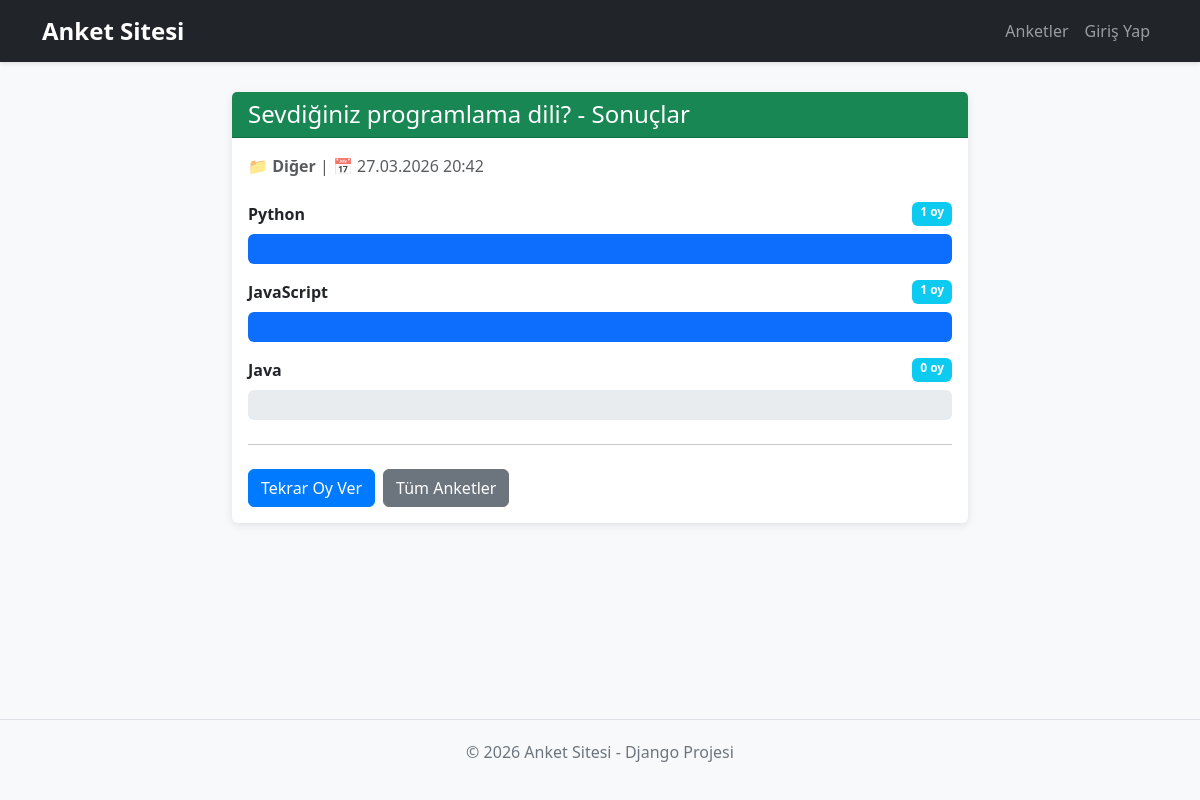
/1/results/, run on the app's committed database.
### polls/models.py (models this page shows, shortened)
class Question(models.Model):
    CATEGORY_CHOICES = [
        ('Teknoloji', 'Teknoloji'),
        ('Spor', 'Spor'),
        ('Eğitim', 'Eğitim'),
        ('Siyaset', 'Siyaset'),
        ('Sanat', 'Sanat'),
        ('Diğer', 'Diğer'),
    ]
    question_text = models.CharField(max_length=200)
    pub_date = models.DateTimeField("date published")
    category = models.CharField(max_length=50, choices=CATEGORY_CHOICES, default='Diğer')

class Choice(models.Model):
    question = models.ForeignKey(Question, on_delete=models.CASCADE)
    choice_text = models.CharField(max_length=200)
    votes = models.IntegerField(default=0)

### polls/views.py (the view)
# urls.py: path("<int:pk>/results/", views.ResultsView.as_view(), name="results"),
class ResultsView(generic.DetailView):
    model = Question
    template_name = "polls/results.html"
    def get_context_data(self, **kwargs):
        context = super().get_context_data(**kwargs)
        question = context['question']
        max_votes = max([choice.votes for choice in question.choice_set.all()], default=1)
        context['max_votes'] = max(max_votes, 1)  # Minimum 1 olsun, böylece division by zero olmaz
        return context

### polls/templates/polls/results.html (shortened to what this page needs)
{% extends 'base.html' %}
{% block content %}
<div class="row justify-content-center">
    <div class="col-md-8">
        <div class="card">
            <div class="card-header bg-success text-white">
                <h4 class="mb-0">{{ question.question_text }} - Sonuçlar</h4>
            </div>
            <div class="card-body">
                <p class="text-muted mb-4">
                    📁 <strong>{{ question.category }}</strong> |
                    📅 {{ question.pub_date|date:"d.m.Y H:i" }}
                </p>
                {% for choice in question.choice_set.all %}
                    <div class="mb-3">
                        <div class="d-flex justify-content-between mb-2">
                            <span class="fw-bold">{{ choice.choice_text }}</span>
                            <span class="badge bg-info">{{ choice.votes }} oy</span>
                        </div>
                        <div class="progress" style="height: 30px;">
                            {% widthratio choice.votes max_votes 100 as percentage %}
                            <div class="progress-bar bg-primary" role="progressbar" style="width: {{ percentage }}%" aria-valuenow="{{ percentage }}" aria-valuemin="0" aria-valuemax="100">
                            </div>
                        </div>
                    </div>
                {% endfor %}
                <hr class="my-4">
                <div class="d-grid gap-2 d-md-flex">
                    <a href="{% url 'polls:detail' question.id %}" class="btn btn-primary">
                        Tekrar Oy Ver
                    </a>
                    <a href="{% url 'polls:index' %}" class="btn btn-secondary">
                        Tüm Anketler
                    </a>
                </div>
            </div>
        </div>
    </div>
</div>
{% endblock %}

### data on the page
Question: question_text "Sevdiğiniz programlama dili?", category "Diğer", pub_date "27.03.2026 20:42"
Choice: choice_text "Python", votes "1", {{ percentage }} 100 (drawn)
Choice: choice_text "JavaScript", votes "1", {{ percentage }} 100 (drawn)
Choice: choice_text "Java", votes "0"
